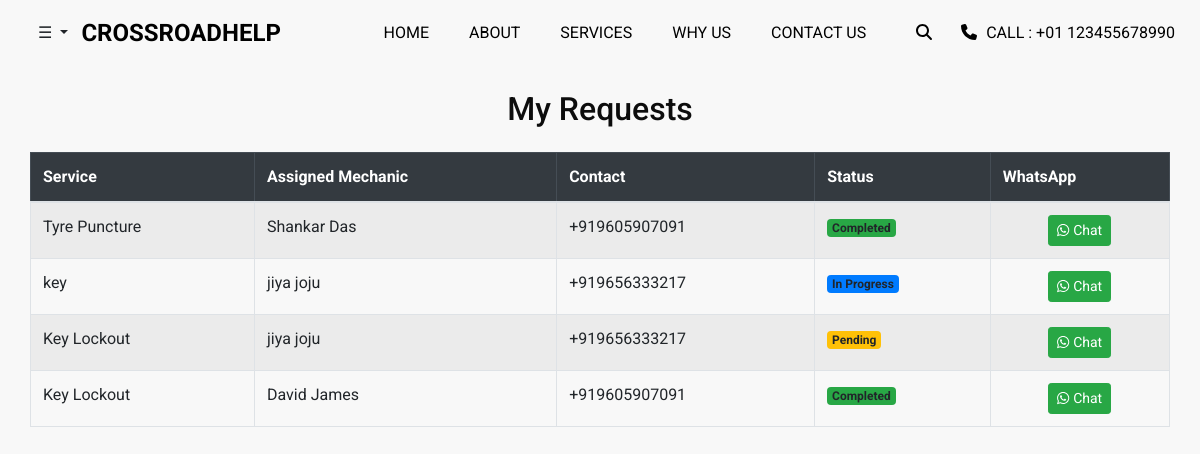
Page /customer/requests/ (signed in) on the earlier database version.
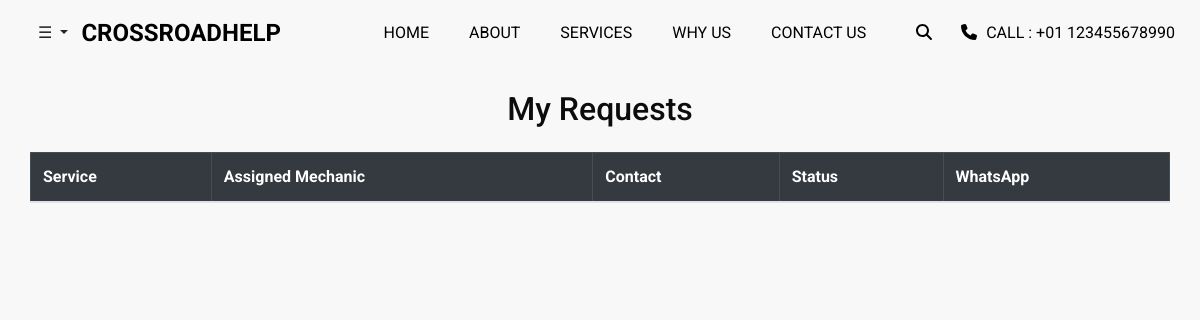
Same page on the later database version.
### Home/models.py (models this page shows, shortened)
class TaskAssignment(models.Model):
    user = models.ForeignKey(User, on_delete=models.CASCADE)  # Customer
    service_request = models.ForeignKey('ServiceRequest', on_delete=models.CASCADE)
    mechanic = models.ForeignKey('MechanicProfile', on_delete=models.CASCADE)
    assigned_date = models.DateTimeField(auto_now_add=True)
    status_choices = [('Pending', 'Pending'), ('In Progress', 'In Progress'), ('Completed', 'Completed')]
    status = models.CharField(max_length=20, choices=status_choices, default='Pending')

class ServiceRequest(models.Model):
    user = models.ForeignKey(User, on_delete=models.CASCADE)  # Logged-in user
    service = models.ForeignKey(ServiceProvided, on_delete=models.CASCADE)
    name = models.CharField(max_length=255)
    email = models.EmailField()
    contact_number = models.CharField(max_length=15)
    location = models.CharField(max_length=255)
    state = models.CharField(max_length=100)
    city = models.CharField(max_length=100)
    vehicle_reg_number = models.CharField(max_length=15)

class ServiceProvided(models.Model):
    name = models.CharField(max_length=255)
    picture = models.ImageField(upload_to='services/')  # Main picture
    short_description = models.TextField()
    long_description = models.TextField()
    points_to_remember = models.TextField()
    additional_picture = models.ImageField(upload_to='services/', blank=True, null=True)  # Additional Picture

class MechanicProfile(models.Model):
    user = models.OneToOneField(User, on_delete=models.CASCADE)  # Links profile to User
    first_name = models.CharField(max_length=255)
    last_name = models.CharField(max_length=255)
    date_of_birth = models.DateField(null=True, blank=True)
    email = models.EmailField()#unique=True)
    gender_choices = [('Male', 'Male'), ('Female', 'Female'), ('Other', 'Other')]
    gender = models.CharField(max_length=10, choices=gender_choices)
    profile_picture = models.ImageField(upload_to='mechanic_profiles/', null=True, blank=True)
    contact_no = models.CharField(max_length=15, blank=True, null=True)
    aadhar_id = models.CharField(
        max_length=12,
        validators=[RegexValidator(regex=r'^\d{12}$', message="Aadhar number must be exactly 12 digits")],
    )
    alternate_contact = models.CharField(max_length=15, blank=True, null=True)
    experience = models.PositiveIntegerField(null=True, blank=True)
    address = models.TextField()
    state = models.CharField(max_length=255)
    city = models.CharField(max_length=255)
    district = models.CharField(max_length=255)
    specialization = models.ForeignKey('ServiceProvided', on_delete=models.SET_NULL, null=True)

### Home/views.py (the view)
# urls.py: path('customer/requests/', views.my_requests, name='my_requests'),
@login_required
def my_requests(request):
    customer_tasks = TaskAssignment.objects.filter(user=request.user).select_related('service_request__service', 'mechanic')
    mechanic = MechanicNum.objects.first()
    return render(request, 'my_requests.html', {
        'customer_tasks': customer_tasks,
        'mechanic': mechanic
    })

### templates/my_requests.html (shortened to what this page needs)
{% extends 'base_cust.html' %}
{% block content %}
<div class="container mt-4">
    <h2 class="text-center mb-4">My Requests</h2>
    <div class="table-responsive">
        <table class="table table-bordered table-striped">
            <thead class="table-dark">
                <tr>
                    <th>Service</th>
                    <th>Assigned Mechanic</th>
                    <th>Contact</th>
                    <th>Status</th>
                    <th>WhatsApp</th>
                </tr>
            </thead>
            <tbody>
                {% for task in customer_tasks %}
                <tr>
                    <td>{{ task.service_request.service.name }}</td>
                    <td>{{ task.mechanic.first_name }} {{ task.mechanic.last_name }}</td>
                    <td>{{ task.mechanic.contact_no }}</td>
                    <td>
                        <span class="badge {% if task.status == 'Completed' %}bg-success{% elif task.status == 'Pending' %}bg-warning{% else %}bg-primary{% endif %}">
                            {{ task.status }}
                        </span>
                    </td>
                    <td class="text-center">
                        <a href="https://wa.me/{{ task.mechanic.contact_no }}?text=Hello, I would like to chat about your service."
                           target="_blank" class="btn btn-success btn-sm">
                            <i class="fa-brands fa-whatsapp"></i> Chat
                        </a>
                    </td>
                </tr>
                {% endfor %}
            </tbody>
        </table>
    </div>
</div>
{% endblock %}

Differences in the rows shown:
removed TaskAssignment: service_request.service.name "Tyre Puncture", mechanic.first_name "Shankar", mechanic.last_name "Das", mechanic.contact_no "+919605907091", status "Completed"
removed TaskAssignment: service_request.service.name "key", mechanic.first_name "jiya", mechanic.last_name "joju", mechanic.contact_no "+919656333217", status "In Progress"
removed TaskAssignment: service_request.service.name "Key Lockout", mechanic.first_name "jiya", mechanic.last_name "joju", mechanic.contact_no "+919656333217", status "Pending"
removed TaskAssignment: service_request.service.name "Key Lockout", mechanic.first_name "David", mechanic.last_name "James", mechanic.contact_no "+919605907091", status "Completed"
